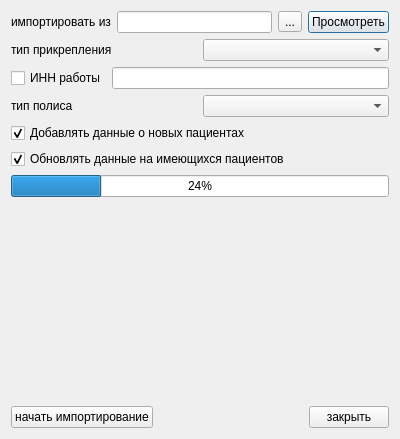
<?xml version="1.0" encoding="UTF-8"?>
<ui version="4.0">
 <class>Dialog</class>
 <widget class="QDialog" name="Dialog">
  <property name="geometry">
   <rect>
    <x>0</x>
    <y>0</y>
    <width>400</width>
    <height>439</height>
   </rect>
  </property>
  <property name="windowTitle">
   <string>Загрузка населения (ДД) из ТФОМС</string>
  </property>
  <layout class="QGridLayout" name="gridLayout">
   <item row="0" column="0">
    <layout class="QHBoxLayout">
     <property name="spacing">
      <number>6</number>
     </property>
     <property name="margin">
      <number>0</number>
     </property>
     <item>
      <widget class="QLabel" name="label">
       <property name="text">
        <string>импортировать из</string>
       </property>
      </widget>
     </item>
     <item>
      <widget class="QLineEdit" name="edtFileName"/>
     </item>
     <item>
      <widget class="QToolButton" name="btnSelectFile">
       <property name="text">
        <string>...</string>
       </property>
      </widget>
     </item>
     <item>
      <widget class="QPushButton" name="btnView">
       <property name="text">
        <string>Просмотреть</string>
       </property>
      </widget>
     </item>
    </layout>
   </item>
   <item row="1" column="0">
    <layout class="QHBoxLayout">
     <property name="spacing">
      <number>6</number>
     </property>
     <property name="margin">
      <number>0</number>
     </property>
     <item>
      <widget class="QLabel" name="label_2">
       <property name="text">
        <string>тип прикрепления</string>
       </property>
      </widget>
     </item>
     <item>
      <widget class="QComboBox" name="comboBox"/>
     </item>
    </layout>
   </item>
   <item row="2" column="0">
    <layout class="QHBoxLayout">
     <item>
      <widget class="QCheckBox" name="checkINN">
       <property name="text">
        <string>ИНН работы</string>
       </property>
      </widget>
     </item>
     <item>
      <widget class="QLineEdit" name="edtINN"/>
     </item>
    </layout>
   </item>
   <item row="3" column="0">
    <layout class="QHBoxLayout" name="horizontalLayout">
     <item>
      <widget class="QLabel" name="label_3">
       <property name="text">
        <string>тип полиса</string>
       </property>
      </widget>
     </item>
     <item>
      <widget class="QComboBox" name="cmbPolis"/>
     </item>
    </layout>
   </item>
   <item row="6" column="0">
    <widget class="QProgressBar" name="progressBar">
     <property name="value">
      <number>24</number>
     </property>
     <property name="orientation">
      <enum>Qt::Horizontal</enum>
     </property>
    </widget>
   </item>
   <item row="7" column="0">
    <widget class="QLabel" name="stat">
     <property name="text">
      <string/>
     </property>
    </widget>
   </item>
   <item row="8" column="0">
    <spacer>
     <property name="orientation">
      <enum>Qt::Vertical</enum>
     </property>
     <property name="sizeHint" stdset="0">
      <size>
       <width>20</width>
       <height>40</height>
      </size>
     </property>
    </spacer>
   </item>
   <item row="9" column="0">
    <layout class="QHBoxLayout">
     <property name="spacing">
      <number>6</number>
     </property>
     <property name="margin">
      <number>0</number>
     </property>
     <item>
      <widget class="QPushButton" name="btnImport">
       <property name="text">
        <string>начать импортирование</string>
       </property>
      </widget>
     </item>
     <item>
      <spacer>
       <property name="orientation">
        <enum>Qt::Horizontal</enum>
       </property>
       <property name="sizeHint" stdset="0">
        <size>
         <width>40</width>
         <height>20</height>
        </size>
       </property>
      </spacer>
     </item>
     <item>
      <widget class="QPushButton" name="btnClose">
       <property name="text">
        <string>закрыть</string>
       </property>
      </widget>
     </item>
    </layout>
   </item>
   <item row="4" column="0">
    <widget class="QCheckBox" name="chkAddNewPatients">
     <property name="enabled">
      <bool>true</bool>
     </property>
     <property name="text">
      <string>Добавлять данные о новых пациентах</string>
     </property>
     <property name="checked">
      <bool>true</bool>
     </property>
    </widget>
   </item>
   <item row="5" column="0">
    <widget class="QCheckBox" name="chkUpdatePatients">
     <property name="text">
      <string>Обновлять данные на имеющихся пациентов</string>
     </property>
     <property name="checked">
      <bool>true</bool>
     </property>
    </widget>
   </item>
  </layout>
 </widget>
 <resources/>
 <connections/>
</ui>
